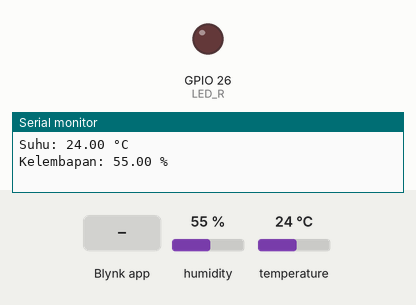
This program was run on a simulated ESP32. On the bench: output pins drawn as LEDs (lit = HIGH), the last lines printed to the serial monitor. The inputs (shaded band) are chosen by the test bench; at power-on: humidity 55 %, temperature 24 °C. WiFi joins after 1.5 s; servers stay silent unless stated.

Above: at 3.0 s.
3.1 s: Blynk app writes 1 to V2
At 4.3 s:
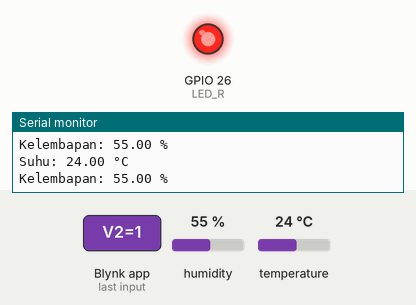
4.6 s: Blynk app writes 0 to V2
At 5.5 s:
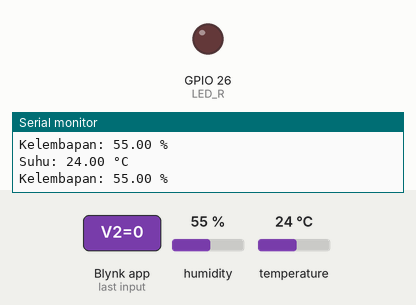
6.1 s: Blynk app writes 200 to V2
At 6.7 s:
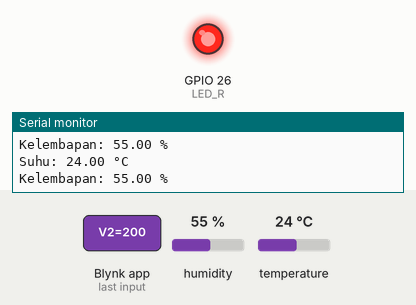
Timing chart, 0 to 9.1 s (numbered marks = the images above; inputs shaded):
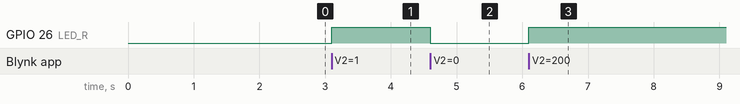

Measured:
- after the input at 3.1 s, GPIO 26 (LED_R): LOW → HIGH at once
- after the input at 4.6 s, GPIO 26 (LED_R): HIGH → LOW at once
- after the input at 6.1 s, GPIO 26 (LED_R): LOW → HIGH at once

The program:

main.cpp
```cpp
#define BLYNK_PRINT Serial

#define BLYNK_TEMPLATE_ID "TMPL6LeBABv0_"
#define BLYNK_TEMPLATE_NAME "ESP32 IoT"
#define BLYNK_AUTH_TOKEN "eiXDRbUq7bEEADp1V1yjinV619U9yTJm"

#include <WiFi.h>
#include <BlynkSimpleEsp32.h>
#include <DHTesp.h>

char auth[] = BLYNK_AUTH_TOKEN;
char ssid[] = "Wokwi-GUEST";
char pass[] = "";

const int DHT_PIN = 15;
const byte LED_R = 26;

DHTesp dht;
BlynkTimer timer;

// Kirim data suhu & kelembapan ke Blynk
void sendSensor() {
  TempAndHumidity data = dht.getTempAndHumidity();

  Serial.print("Suhu: ");
  Serial.print(data.temperature);
  Serial.println(" °C");

  Serial.print("Kelembapan: ");
  Serial.print(data.humidity);
  Serial.println(" %");

  Blynk.virtualWrite(V0, data.temperature);
  Blynk.virtualWrite(V1, data.humidity);

  // Notifikasi jika suhu terlalu tinggi
  if (data.temperature > 40) {
    Blynk.logEvent("suhu_tinggi", "Suhu melebihi 40°C!");
  }
}

// Kontrol LED Merah dari Blynk
BLYNK_WRITE(V2) {
  int nilai = param.asInt();
  digitalWrite(LED_R, nilai);
  Blynk.virtualWrite(V3, nilai); // Kirim status LED ke V3
}

void setup() {
  Serial.begin(115200);
  dht.setup(DHT_PIN, DHTesp::DHT22);

  pinMode(LED_R, OUTPUT);

  Blynk.begin(auth, ssid, pass);
  timer.setInterval(1000L, sendSensor); // Update setiap 1 detik
}

void loop() {
  Blynk.run();
  timer.run();
}
```
